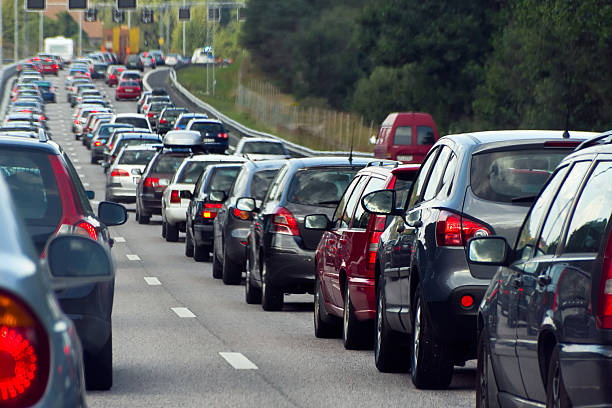
#> input picture 2.jpg, 612 x 408 px
$ python object_detection.py
#> lines starting #> are read from the running program, lines starting #| are printed output that depends on the picture; after the words box and inside, x2 and y2 are one past the last pixel; in counts of white or black regions, pixels touching at a corner belong together
import cv2
import numpy as np

# Resmi yükle
img = cv2.imread("2.jpg")
#> img is the input picture: shape (408, 612, 3); mean B, G, R 95.7, 92.1, 92.4

# BGR → HSV
hsv = cv2.cvtColor(img, cv2.COLOR_BGR2HSV)
#> hsv: shape (408, 612, 3); mean H, S, V 90, 73.1, 105.6

# Kırmızı renk aralığı (HSV)
lower_red1 = np.array([0, 120, 70])
upper_red1 = np.array([10, 255, 255])
lower_red2 = np.array([170, 120, 70])
upper_red2 = np.array([180, 255, 255])

# Maske oluştur
mask1 = cv2.inRange(hsv, lower_red1, upper_red1)
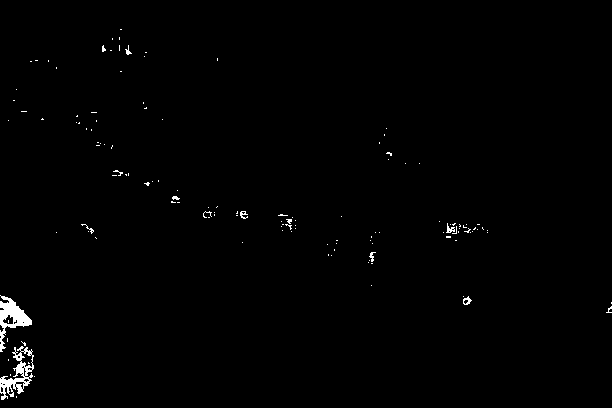
#> mask1: shape (408, 612); 0.79% white; 132 white regions (121 under 20 px), largest, box (x1, y1, x2, y2) and area: (0, 295, 32, 352) 669, (0, 346, 34, 400) 661, (446, 223, 455, 233) 42
mask2 = cv2.inRange(hsv, lower_red2, upper_red2)
#> mask2: shape (408, 612); 2.8% white; 182 white regions (145 under 20 px), largest, box (x1, y1, x2, y2) and area: (0, 325, 38, 405) 1605, (338, 214, 376, 278) 787, (386, 113, 439, 155) 665
mask = mask1 + mask2
#> mask: shape (408, 612); 3.6% white; 160 white regions (124 under 20 px), largest, box (x1, y1, x2, y2) and area: (0, 294, 38, 405) 3032, (338, 214, 376, 278) 833, (386, 113, 439, 156) 678

# Morfolojik işlemler: parçaları birleştir
kernel = np.ones((5,5), np.uint8)
mask = cv2.dilate(mask, kernel, iterations=2)  # beyaz bölgeleri büyüt
#> mask: shape (408, 612); 11.2% white; 35 white regions, largest, box (x1, y1, x2, y2) and area: (312, 210, 390, 322) 5378, (0, 290, 42, 408) 3991, (371, 109, 443, 194) 3351
mask = cv2.erode(mask, kernel, iterations=1)   # küçük gürültüleri sil
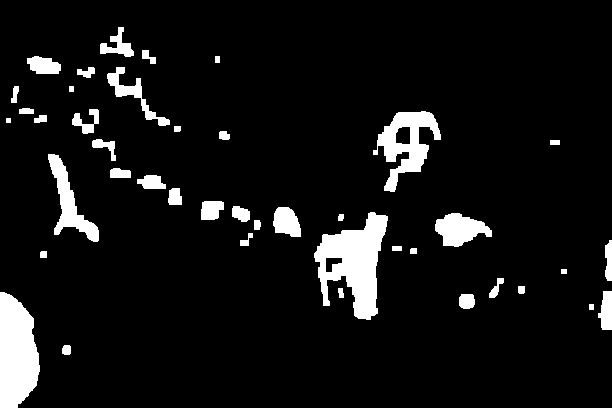
#> mask: shape (408, 612); 7.8% white; 42 white regions

### Seçilen renkteki nesneleri belirleme ###

# Konturları bul
contours, _ = cv2.findContours(mask, cv2.RETR_EXTERNAL, cv2.CHAIN_APPROX_SIMPLE)
#> contours = 42 contours, 1 with area under 20; largest, box (x1, y1, x2, y2) and area: (314, 212, 388, 320) 4178, (0, 292, 40, 408) 3490, (373, 111, 441, 192) 2394, (48, 154, 99, 242) 1360, (435, 213, 492, 247) 1136

# Nesneleri kare içine al
for cnt in contours:
    x, y, w, h = cv2.boundingRect(cnt)
    cv2.rectangle(img, (x, y), (x+w, y+h), (255,0,0), 2)
#> this loop made 42 passes
#> (x, y, w, h) on passes 1, 3, 4, 5, 6, 7, 8, 10, 11, 13, 14, 15: (62, 345, 9, 10), (459, 294, 16, 15), (0, 292, 40, 116), (598, 291, 14, 39), (338, 288, 6, 10), (518, 286, 7, 8), (489, 278, 15, 20), (40, 251, 7, 7), (410, 248, 7, 6), (605, 240, 7, 41), (240, 233, 13, 13), (254, 220, 7, 10)
#> (cnt, x, y, w, h) on passes 2, 9, 12, 26, 30, 35: ([[589, 304], [589, 309], [593, 309], [593, 304]], 589, 304, 5, 6), ([[561, 269], [561, 273], [566, 273], [566, 269]], 561, 269, 6, 5), ([[392, 246], [392, 250], [401, 250], [401, 246]], 392, 246, 10, 5), ([[550, 140], [550, 144], [559, 144], [559, 140]], 550, 140, 10, 5), ([[6, 118], [6, 122], [10, 122], [10, 118]], 6, 118, 5, 5), ([[69, 86], [69, 91], [73, 91], [73, 86]], 69, 86, 5, 6)
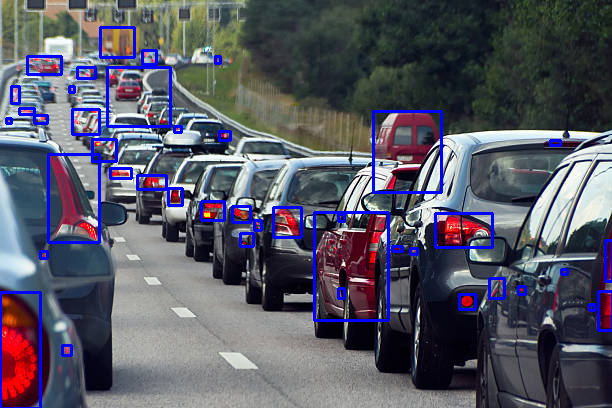
#> img: shape (408, 612, 3); 4.18% of pixels changed, all inside (x1, y1, x2, y2) = (0, 26, 612, 408)

# Sayıyı yaz
cv2.putText(img, f"Count: {len(contours)}", (10,30), cv2.FONT_HERSHEY_SIMPLEX, 1, (255,0,0), 2)
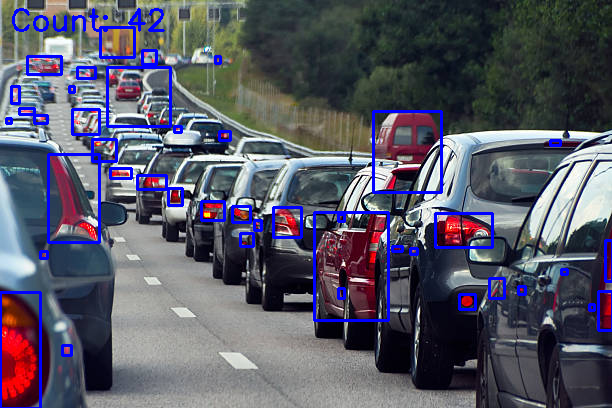
#> img: shape (408, 612, 3); 0.38% of pixels changed, all inside (x1, y1, x2, y2) = (12, 8, 165, 32)

# Göster
cv2.imshow("Kirmizi Nesneler", img)
cv2.waitKey(0)
cv2.destroyAllWindows()

### Arkaplanı karartma ###

# Sadece kırmızı bölgeyi göster
red_only = cv2.bitwise_and(img, img, mask=mask)
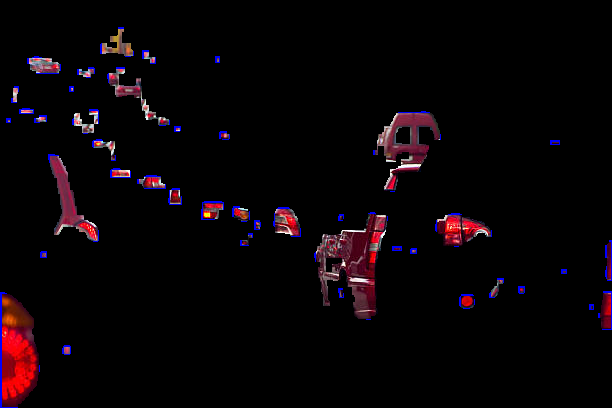
#> red_only: shape (408, 612, 3); mean B, G, R 6.4, 3.5, 9.2

# Konturları bul
contours, _ = cv2.findContours(mask, cv2.RETR_EXTERNAL, cv2.CHAIN_APPROX_SIMPLE)

# Nesneleri kare içine al
for cnt in contours:
    x, y, w, h = cv2.boundingRect(cnt)
    cv2.rectangle(red_only, (x, y), (x+w, y+h), (0,255,0), 2)
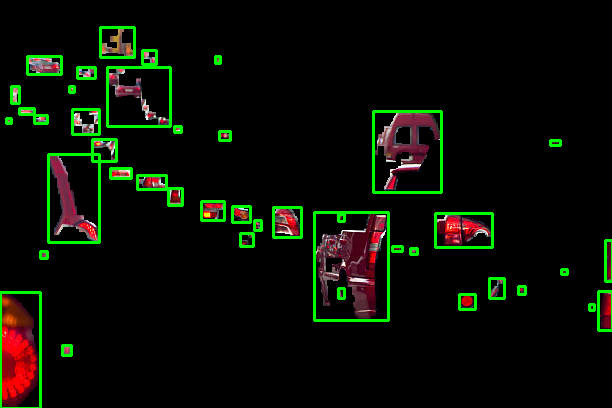
#> red_only: shape (408, 612, 3); 4.18% of pixels changed, all inside (x1, y1, x2, y2) = (0, 26, 612, 408)

# Sayıyı yaz
cv2.putText(red_only, f"Count: {len(contours)}", (10,30), cv2.FONT_HERSHEY_SIMPLEX, 1, (0,255,0), 2)
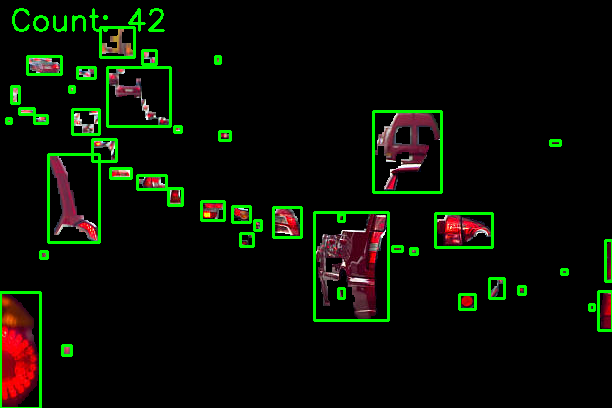
#> red_only: shape (408, 612, 3); 0.38% of pixels changed, all inside (x1, y1, x2, y2) = (12, 8, 165, 32)

# Göster
cv2.imshow("Sadece Kirmizi Nesneler", red_only)
cv2.waitKey(0)
cv2.destroyAllWindows()
